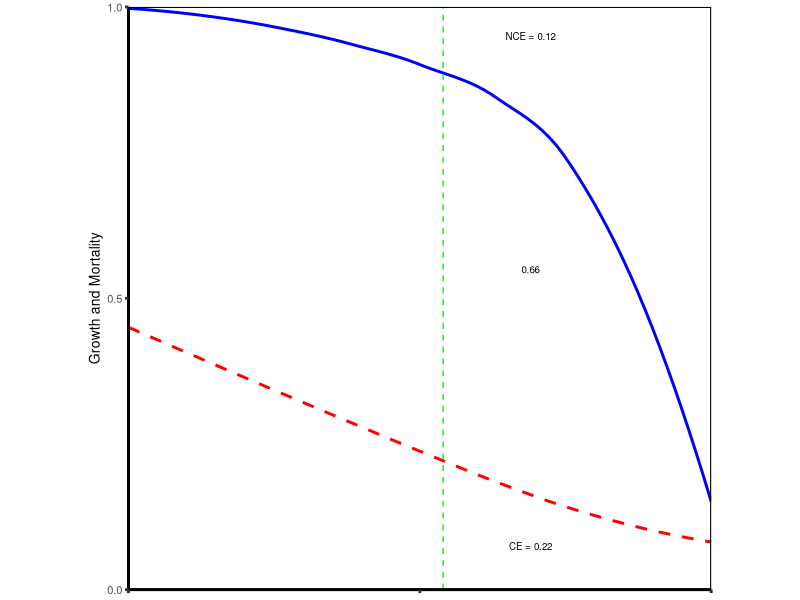
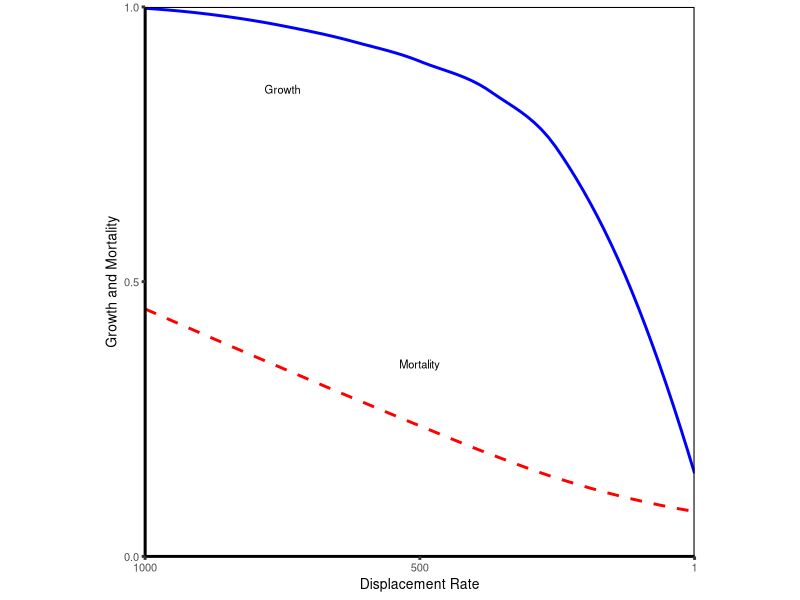
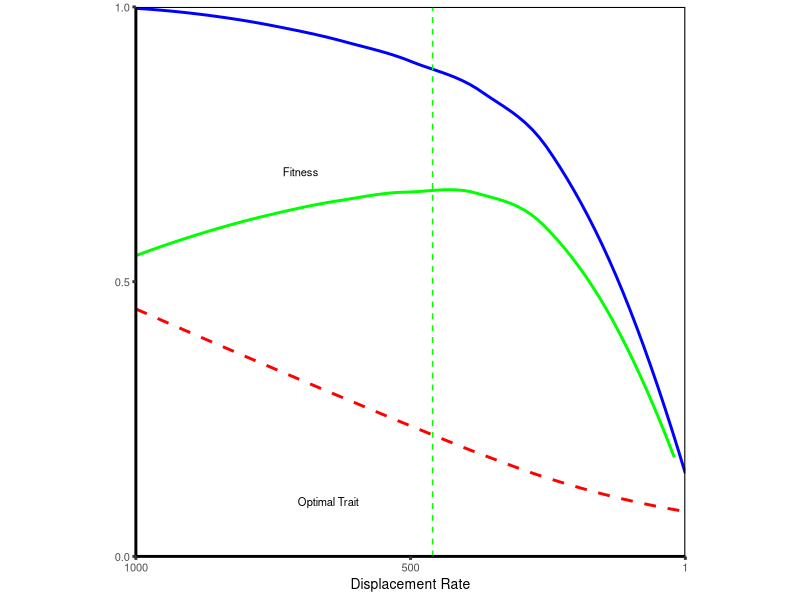
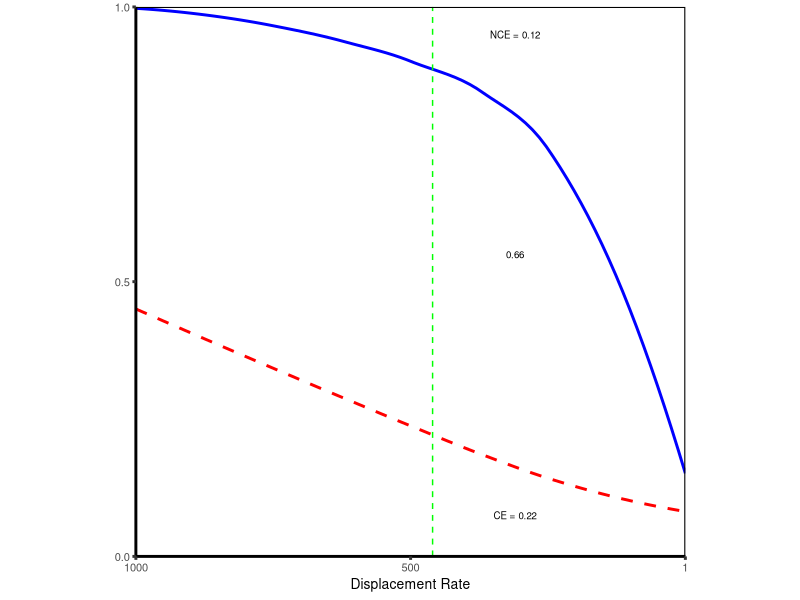
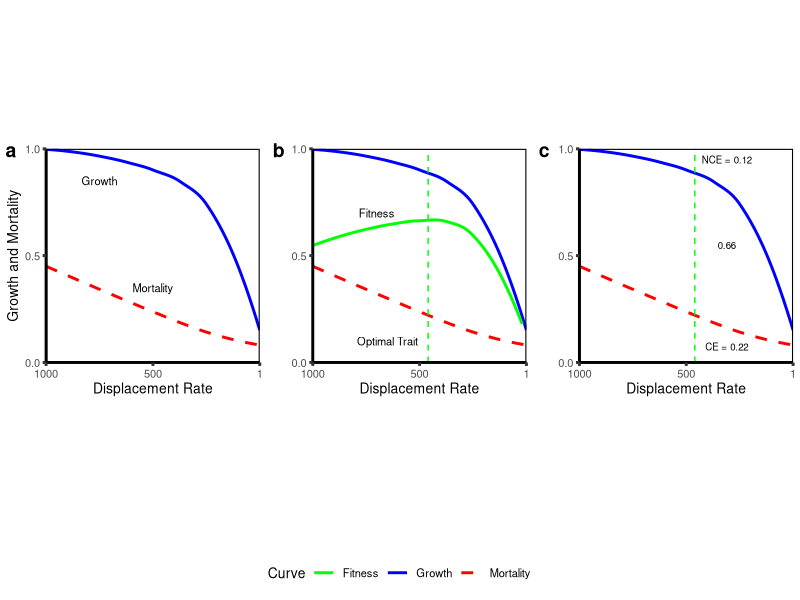
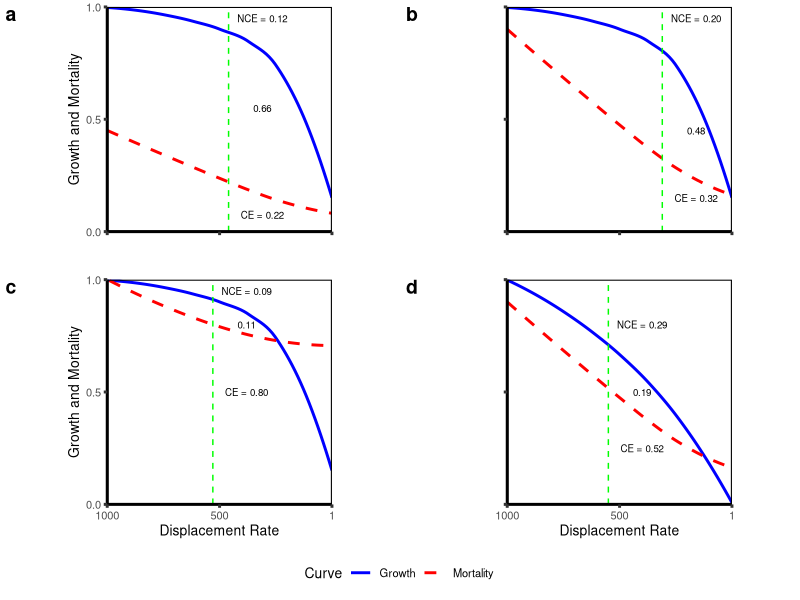

Recreate these plots in R, in order.
## ---- chunk 1
# Generating the baseline curves
trait.vec <- seq(0, 1, by = 0.01)
speed.vec <- 1 - trait.vec


# These formulas are simplified by setting some of the values as constants
# r is always assumed to be 1, while k, s, and v are manipulated values
pred.curve <- function(k, v, s){
  k*sqrt(v^2 + s^2)
}

# R is always assumed to be 1, while s and h are manipulated values
growth.curve <- function(s, R, h){
  (R * s)/(1 + s*R*h)
}


# Build growth curves, for h = 0, 0.5, 1, 2
R_val <- 1

growthcurve.df <- as.data.frame(mat.or.vec(length(speed.vec), 5))
colnames(growthcurve.df) <- c("s", "h_0", "h_0.5", "h_1", "h_2")
growthcurve.df$s <- trait.vec
growthcurve.df$h_0 <- growth.curve(s = growthcurve.df$s, R = R_val, h = 0)
growthcurve.df$h_0.5 <- growth.curve(s = growthcurve.df$s, R = R_val, h = 0.5)
growthcurve.df$h_1 <- growth.curve(s = growthcurve.df$s, R = R_val, h = 1)
growthcurve.df$h_2 <- growth.curve(s = growthcurve.df$s, R = R_val, h = 2)


# Build cost curves, for v = 0, 0.5, 1, 2
k_val <- 1

mortcurve.df <- as.data.frame(mat.or.vec(length(speed.vec), 5))
colnames(mortcurve.df) <- c("s", "v_0", "v_0.5", "v_1", "v_2")
mortcurve.df$s <- trait.vec
mortcurve.df$v_0 <- pred.curve(k = k_val, v = 0, s = mortcurve.df$s)
mortcurve.df$v_0.5 <- pred.curve(k = k_val, v = 0.5, s = mortcurve.df$s)
mortcurve.df$v_1 <- pred.curve(k = k_val, v = 1, s = mortcurve.df$s)
mortcurve.df$v_2 <- pred.curve(k = k_val, v = 2, s = mortcurve.df$s)
## ---- chunk 2
# Combine the two to generate IREF figures

# This is the baseline scenario
baseline.df <- as.data.frame( mat.or.vec( length( speed.vec ), 6) )
colnames(baseline.df) <- c("trait", "speed", "growth_curve", "mort_curve", "fitness", "NCE_CE")
baseline.df$trait <- trait.vec
baseline.df$speed <- speed.vec
h_val <- 8
R_val <- 1
cost_constant_val <- 9
v_val <- 0.2
k_val <- 0.45
pred_constant_val <- 0.98058

baseline.df$growth_curve <- cost_constant_val * growth.curve( s = baseline.df$speed, R = R_val, h = h_val ) # Growth curve
baseline.df$mort_curve <- pred_constant_val * pred.curve( k = k_val, v = v_val, s = baseline.df$speed ) # Mortality curve
baseline.df$fitness <- baseline.df$growth_curve - baseline.df$mort_curve # fitness
baseline.df$NCE_CE <- (1 - baseline.df$growth_curve)/baseline.df$mort_curve # NCE/CE

baseline_optim <- baseline.df$trait[which(baseline.df$fitness == max(baseline.df$fitness))]
baseline_optim_fitness <- baseline.df$fitness[which(baseline.df$fitness == max(baseline.df$fitness))]
baseline_optim_CE <- baseline.df$mort_curve[which(baseline.df$fitness == max(baseline.df$fitness))]
baseline_optim_NCE <- 1 - baseline_optim_CE - baseline_optim_fitness



# Grant figures *appear* to be these params for predator density
# Predator density (k_val) is doubled
preddens.df <- as.data.frame( mat.or.vec( length( speed.vec ), 6) )
colnames(preddens.df) <- c("trait", "speed", "growth_curve", "mort_curve", "fitness", "NCE_CE")
preddens.df$trait <- trait.vec
preddens.df$speed <- speed.vec
h_val <- 8
R_val <- 1
cost_constant_val <- 9
v_val <- 0.2 
k_val <- 0.9 
pred_constant_val <- 0.98058

preddens.df$growth_curve <- cost_constant_val * growth.curve( s = preddens.df$speed, R = R_val, h = h_val ) # Growth curve
preddens.df$mort_curve <- pred_constant_val * pred.curve( k = k_val, v = v_val, s = preddens.df$speed ) # Mortality curve
preddens.df$fitness <- preddens.df$growth_curve - preddens.df$mort_curve # fitness
preddens.df$NCE_CE <- (1 - preddens.df$growth_curve)/preddens.df$mort_curve # NCE/CE

preddens_optim <- preddens.df$trait[which(preddens.df$fitness == max(preddens.df$fitness))]
preddens_optim_fitness <- preddens.df$fitness[which(preddens.df$fitness == max(preddens.df$fitness))]
preddens_optim_CE <- preddens.df$mort_curve[which(preddens.df$fitness == max(preddens.df$fitness))]
preddens_optim_NCE <- 1 - preddens_optim_CE - preddens_optim_fitness


# These *appear* to be the params for foraging mode
# v is five times higher, but k is also (more than) doubled? why?
predmode.df <- as.data.frame( mat.or.vec( length( speed.vec ), 6) )
colnames(predmode.df) <- c("trait", "speed", "growth_curve", "mort_curve", "fitness", "NCE_CE")
predmode.df$trait <- trait.vec
predmode.df$speed <- speed.vec
h_val <- 8
R_val <- 1
cost_constant_val <- 9
v_val <- 1 # this value changes between the baseline and this one, not sure why
k_val <- 1 # This changes from 0.45, which I think is where the change in predator density is coming from
pred_constant_val <- 0.7071068 # this constant changes too, also not sure why


predmode.df$growth_curve <- cost_constant_val * growth.curve( s = predmode.df$speed, R = R_val, h = h_val ) # Growth curve
predmode.df$mort_curve <- pred_constant_val * pred.curve( k = k_val, v = v_val, s = predmode.df$speed ) # Mortality curve
predmode.df$fitness <- predmode.df$growth_curve - predmode.df$mort_curve # fitness
predmode.df$NCE_CE <- (1 - predmode.df$growth_curve)/predmode.df$mort_curve # NCE/CE

predmode_optim <- predmode.df$trait[which(predmode.df$fitness == max(predmode.df$fitness))]
predmode_optim_fitness <- predmode.df$fitness[which(predmode.df$fitness == max(predmode.df$fitness))]
predmode_optim_CE <- predmode.df$mort_curve[which(predmode.df$fitness == max(predmode.df$fitness))]
predmode_optim_NCE <- 1 - predmode_optim_CE - predmode_optim_fitness


# And these *appear* to be the params for resource intake rate
# h is reduced to 1/8 of its original value
# k remains double the baseline, not sure why
prey_h.df <- as.data.frame( mat.or.vec( length( speed.vec ), 6) )
colnames(prey_h.df) <- c("trait", "speed", "growth_curve", "mort_curve", "fitness", "NCE_CE")
prey_h.df$trait <- trait.vec
prey_h.df$speed <- speed.vec
h_val <- 1
R_val <- 1
cost_constant_val <- 2
v_val <- 0.2 
k_val <- 0.9 
pred_constant_val <- 0.98058 

prey_h.df$growth_curve <- cost_constant_val * growth.curve( s = prey_h.df$speed, R = R_val, h = h_val ) # Growth curve
prey_h.df$mort_curve <- pred_constant_val * pred.curve( k = k_val, v = v_val, s = prey_h.df$speed ) # Mortality curve
prey_h.df$fitness <- prey_h.df$growth_curve - prey_h.df$mort_curve # fitness
prey_h.df$NCE_CE <- (1 - prey_h.df$growth_curve)/prey_h.df$mort_curve # NCE/CE

prey_h_optim <- prey_h.df$trait[which(prey_h.df$fitness == max(prey_h.df$fitness))]
prey_h_optim_fitness <- prey_h.df$fitness[which(prey_h.df$fitness == max(prey_h.df$fitness))]
prey_h_optim_CE <- prey_h.df$mort_curve[which(prey_h.df$fitness == max(prey_h.df$fitness))]
prey_h_optim_NCE <- 1 - prey_h_optim_CE - prey_h_optim_fitness
## ---- chunk 3
library(ggplot2)
library(cowplot)

# Fig. 1
fig1_a.plot <- ggplot( data = baseline.df, aes( x = trait ) ) +
  geom_smooth( aes( y = growth_curve ), se = FALSE, color = "blue" ) +
  geom_smooth( aes( y = mort_curve ), se = FALSE, color = "red", linetype = "dashed" ) +
  theme_classic( base_size = 10, base_line_size = 1 ) + 
  ylab("Growth and Mortality") +
  xlab("Displacement Rate") +
  scale_x_continuous(expand = c(0, 0), breaks = c(0, 0.5, 1), labels = c(1000, 500, 1) ) + 
  scale_y_continuous(expand = c(0, 0), limits = c(0, 1), breaks = c(0, 0.5, 1) ) +
  annotate( "text", x = 0.25, y = 0.85, label = "Growth", size = 8/.pt  ) +
  annotate( "text", x = 0.5, y = 0.35, label = "Mortality", size = 8/.pt  ) +
  theme( panel.border = element_rect( color = "black", fill = NA, linewidth = 0.75 ), aspect.ratio = 1 )

fig1_b.plot <- ggplot( data = baseline.df, aes( x = trait ) ) +
  geom_smooth( aes( y = growth_curve, color = "Growth"  ), se = FALSE) +
  geom_smooth( aes( y = mort_curve, color = "Mortality"), se = FALSE, linetype = "dashed" ) +
  geom_smooth( aes( y = fitness, color = "Fitness"), se = FALSE ) +
  theme_classic( base_size = 10, base_line_size = 1 ) + 
  ylab("Growth and Mortality") +
  xlab("Displacement Rate") +
  geom_vline( xintercept = baseline_optim,  size = 0.5, linetype = "dashed", colour = "green" ) +
  annotate( "text", x = 0.3, y = 0.7, label = "Fitness", size = 8/.pt  ) +
  annotate( "text", x = 0.35, y = 0.1, label = "Optimal Trait", size = 8/.pt  ) +
  scale_x_continuous(expand = c(0, 0), breaks = c(0, 0.5, 1), labels = c(1000, 500, 1) ) + 
  scale_y_continuous(expand = c(0, 0), limits = c(0, 1), breaks = c(0, 0.5, 1) ) +
  scale_colour_manual(name = "Curve", values = c("green", "blue", "red")) +
  theme( panel.border = element_rect( color = "black", fill = NA, linewidth = 0.75 ), aspect.ratio = 1,
         axis.title.y = element_blank(), legend.position = "bottom" )

fig1_c.plot <- ggplot( data = baseline.df, aes( x = trait ) ) +
  geom_smooth( aes( y = growth_curve ), color = "blue", se = FALSE ) +
  geom_smooth( aes( y = mort_curve ), color = "red", se = FALSE, linetype = "dashed" ) +
  theme_classic( base_size = 10, base_line_size = 1 ) + 
  ylab("Growth and Mortality") +
  xlab("Displacement Rate") +
  geom_vline( xintercept = baseline_optim,  size = 0.5, linetype = "dashed", colour = "green" ) +
  annotate( "text", x = baseline_optim + 0.15, y = 0.95, label = "NCE = 0.12", size = 7/.pt  ) +
  annotate( "text", x = baseline_optim + 0.15, y = 0.55, label = "0.66", size = 7/.pt  ) +
  annotate( "text", x = baseline_optim + 0.15, y = 0.075, label = "CE = 0.22", size = 7/.pt  ) +
  scale_x_continuous(expand = c(0, 0), breaks = c(0, 0.5, 1), labels = c(1000, 500, 1) ) + 
  scale_y_continuous(expand = c(0, 0), limits = c(0, 1), breaks = c(0, 0.5, 1) ) +
  theme( panel.border = element_rect( color = "black", fill = NA, linewidth = 0.75 ), aspect.ratio = 1,
         axis.title.y = element_blank() )


get_legend_35 <- function(plot) {
  # return all legend candidates
  legends <- get_plot_component(plot, "guide-box", return_all = TRUE)
  # find non-zero legends
  nonzero <- vapply(legends, \(x) !inherits(x, "zeroGrob"), TRUE)
  idx <- which(nonzero)
  # return first non-zero legend if exists, and otherwise first element (which will be a zeroGrob) 
  if (length(idx) > 0) {
    return(legends[[idx[1]]])
  } else {
    return(legends[[1]])
  }
}

fig1.legend <- get_legend_35(fig1_b.plot)
fig1_b.plot <- fig1_b.plot + theme(legend.position = "none")

fig1.plot <- plot_grid( fig1_a.plot, fig1_b.plot, fig1_c.plot, ncol = 3, labels = "auto", label_y = 0.75, align = c("hv") )
fig1.plot <- plot_grid( fig1.plot, fig1.legend, rel_heights = c(1, 0.1), ncol = 1)

# ggsave("fig1.png", plot = fig1.plot, dpi = 300)

## ---- chunk 4
# Fig. 2
baseline.plot <- ggplot( data = baseline.df, aes( x = trait ) ) +
  geom_smooth( aes( y = growth_curve ), se = FALSE, color = "blue" ) +
  geom_smooth( aes( y = mort_curve ), se = FALSE, color = "red", linetype = "dashed" ) +
  theme_classic( base_size = 10, base_line_size = 1 ) + 
  ylab("Growth and Mortality") +
  xlab("Displacement Rate") +
  geom_vline( xintercept = baseline_optim,  size = 0.5, linetype = "dashed", colour = "green" ) +
  annotate( "text", x = baseline_optim + 0.15, y = 0.95, label = "NCE = 0.12", size = 7/.pt  ) +
  annotate( "text", x = baseline_optim + 0.15, y = 0.55, label = "0.66", size = 7/.pt  ) +
  annotate( "text", x = baseline_optim + 0.15, y = 0.075, label = "CE = 0.22", size = 7/.pt  ) +
  scale_x_continuous(expand = c(0, 0), breaks = c(0, 0.5, 1), labels = c(1000, 500, 1) ) + 
  scale_y_continuous(expand = c(0, 0), limits = c(0, 1), breaks = c(0, 0.5, 1) ) +
  theme( panel.border = element_rect( color = "black", fill = NA, linewidth = 0.75 ), aspect.ratio = 1,
         axis.title.x = element_blank(),
         axis.text.x = element_blank() )

preddens.plot <- ggplot( data = preddens.df, aes( x = trait ) ) +
  geom_smooth( aes( y = growth_curve ), se = FALSE, color = "blue" ) +
  geom_smooth( aes( y = mort_curve ), se = FALSE, color = "red", linetype = "dashed" ) +
  theme_classic( base_size = 10, base_line_size = 1 ) + 
  ylab("Growth and Mortality") +
  xlab("Displacement Rate") +
  geom_vline( xintercept = preddens_optim,  size = 0.5, linetype = "dashed", colour = "green" ) +
  annotate( "text", x = preddens_optim + 0.15, y = 0.95, label = "NCE = 0.20", size = 7/.pt  ) +
  annotate( "text", x = preddens_optim + 0.15, y = 0.45, label = "0.48", size = 7/.pt  ) +
  annotate( "text", x = preddens_optim + 0.15, y = 0.15, label = "CE = 0.32", size = 7/.pt  ) +
  scale_x_continuous(expand = c(0, 0), breaks = c(0, 0.5, 1), labels = c(1000, 500, 1) ) + 
  scale_y_continuous(expand = c(0, 0), limits = c(0, 1), breaks = c(0, 0.5, 1) ) +
  theme( panel.border = element_rect( color = "black", fill = NA, linewidth = 0.75 ), aspect.ratio = 1,
         axis.title.x = element_blank(),
         axis.text.x = element_blank(),
         axis.title.y = element_blank(),
         axis.text.y = element_blank() )

predmode.plot <- ggplot( data = predmode.df, aes( x = trait ) ) +
  geom_smooth( aes( y = growth_curve ), se = FALSE, color = "blue" ) +
  geom_smooth( aes( y = mort_curve ), se = FALSE, color = "red", linetype = "dashed" ) +
  theme_classic( base_size = 10, base_line_size = 1 ) + 
  ylab("Growth and Mortality") +
  xlab("Displacement Rate") +
  geom_vline( xintercept = predmode_optim,  size = 0.5, linetype = "dashed", colour = "green" ) +
  annotate( "text", x = predmode_optim + 0.15, y = 0.95, label = "NCE = 0.09", size = 7/.pt  ) +
  annotate( "text", x = predmode_optim + 0.15, y = 0.8, label = "0.11", size = 7/.pt  ) +
  annotate( "text", x = predmode_optim + 0.15, y = 0.5, label = "CE = 0.80", size = 7/.pt  ) +
  scale_x_continuous(expand = c(0, 0), breaks = c(0, 0.5, 1), labels = c(1000, 500, 1) ) + 
  scale_y_continuous(expand = c(0, 0), limits = c(0, 1), breaks = c(0, 0.5, 1) ) +
  theme( panel.border = element_rect( color = "black", fill = NA, linewidth = 0.75 ), aspect.ratio = 1 )

prey_h.plot <- ggplot( data = prey_h.df, aes( x = trait ) ) +
  geom_smooth( aes( y = growth_curve, colour = "Growth" ), se = FALSE ) +
  geom_smooth( aes( y = mort_curve, colour = "Mortality" ), se = FALSE, linetype = "dashed" ) +
  theme_classic( base_size = 10, base_line_size = 1 ) + 
  ylab("Growth and Mortality") +
  xlab("Displacement Rate") +
  geom_vline( xintercept = prey_h_optim,  size = 0.5, linetype = "dashed", colour = "green" ) +
  annotate( "text", x = prey_h_optim + 0.15, y = 0.8, label = "NCE = 0.29", size = 7/.pt  ) +
  annotate( "text", x = prey_h_optim + 0.15, y = 0.5, label = "0.19", size = 7/.pt  ) +
  annotate( "text", x = prey_h_optim + 0.15, y = 0.25, label = "CE = 0.52", size = 7/.pt  ) +
  scale_x_continuous(expand = c(0, 0), breaks = c(0, 0.5, 1), labels = c(1000, 500, 1) ) + 
  scale_y_continuous(expand = c(0, 0), limits = c(0, 1), breaks = c(0, 0.5, 1) ) +
  scale_colour_manual(name = "Curve", values = c("blue", "red")) +
  theme( panel.border = element_rect( color = "black", fill = NA, linewidth = 0.75 ), aspect.ratio = 1,
         axis.title.y = element_blank(), 
         axis.text.y = element_blank(),
         legend.position = "bottom" )



iref.legend <- get_legend_35(prey_h.plot)
prey_h.plot <- prey_h.plot + theme( legend.position = "none" )

iref.fig <- plot_grid( baseline.plot, preddens.plot, predmode.plot, prey_h.plot, ncol = 2, labels = "auto", align = c("hv") )
iref.fig <- plot_grid( iref.fig, iref.legend, ncol = 1, rel_heights = c(1, 0.1) )

# ggsave("fig2.png", plot = iref.fig, dpi = 300)
## ---- chunk 5

threshold.df <- as.data.frame( mat.or.vec( length( speed.vec ), 6) )
colnames(threshold.df) <- c("trait", "speed", "growth_curve", "mort_curve", "fitness", "NCE_CE")
threshold.df$trait <- trait.vec
threshold.df$speed <- speed.vec
h_val <- 8
R_val <- 1
cost_constant_val <- 9
v_val <- 1
k_val <- 0.45
pred_constant_val <- 1.41421
p_vec <- seq(0, 1, by = 0.05)

thresh_plot.df <- as.data.frame( mat.or.vec( length(p_vec), 3 ) )
colnames(thresh_plot.df) <- c("preddens", "optim", "relstr")


for (i in 1:length(p_vec)){
  
threshold.df$growth_curve <- cost_constant_val * growth.curve( s = threshold.df$speed, R = R_val, h = h_val ) # Growth curve
threshold.df$mort_curve <- pred_constant_val * p_vec[i] * pred.curve( k = k_val, v = v_val, s = threshold.df$speed ) # Mortality curve
threshold.df$fitness <- threshold.df$growth_curve - threshold.df$mort_curve # fitness
threshold.df$NCE_CE <- (1 - threshold.df$growth_curve)/threshold.df$mort_curve # NCE/CE

thresh_plot.df$preddens[i] <- p_vec[i]
thresh_plot.df$optim[i] <- threshold.df$trait[which(threshold.df$fitness == max(threshold.df$fitness))]
thresh_plot.df$relstr[i] <- (1 - threshold.df$growth_curve[which(threshold.df$fitness == max(threshold.df$fitness))])/((1 - threshold.df$growth_curve[which(threshold.df$fitness == max(threshold.df$fitness))]) + threshold.df$mort_curve[which(threshold.df$fitness == max(threshold.df$fitness))])
}

thresh.plot <- ggplot( data = thresh_plot.df, aes( x = preddens, y = optim ) ) +
  geom_point( ) +
  theme_classic( base_size = 10, base_line_size = 1 ) + 
  ylab("Optimal Trait Value") +
  xlab("Predator Density") +
  scale_x_continuous(expand = c(0, 0) ) + 
  theme( panel.border = element_rect( color = "black", fill = NA, linewidth = 0.75 ), aspect.ratio = 1)

# ggsave("fig3.png", plot = thresh.plot, dpi = 300)
